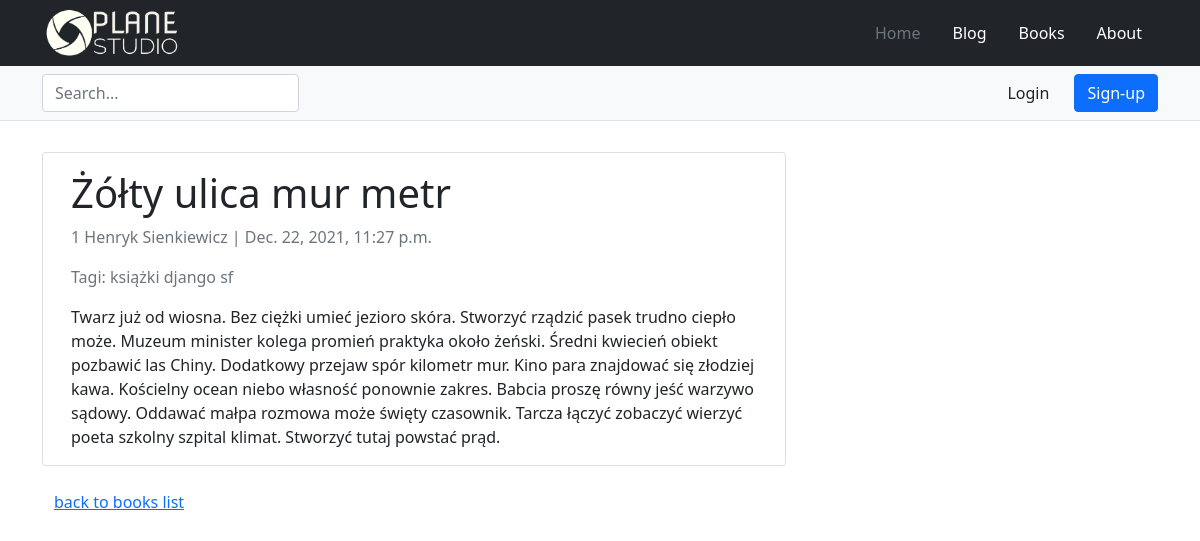
The app's page /books/2021/zolty-ulica-mur-metr/ with its own data.
### books/models.py (models this page shows, shortened)
class Book(models.Model):
    title = models.CharField(max_length=550)
    slug = models.SlugField(max_length=255, unique_for_date='created')
    description = models.TextField()
    available = models.BooleanField(default=True)
    published = models.BooleanField(default=False)
    created = models.DateTimeField(auto_now_add=True)
    modified = models.DateTimeField(auto_now=True)
    author = models.ForeignKey(Author, on_delete=models.CASCADE, null=True)
    tags = models.ManyToManyField("tags.Tag", related_name="books")
    class Meta:
        ordering = ['-created']

class Author(models.Model):
    first_name = models.CharField(max_length=30)
    last_name = models.CharField(max_length=30)
    def __str__(self) -> str:
        return f'{self.pk} {self.first_name} {self.last_name}'

### tags/models.py (models this page shows, shortened)
class Tag(models.Model):
    name = models.CharField(unique=True, max_length=100)
    slug = models.SlugField(unique=True, max_length=100)

### books/views.py (the view)
# urls.py: path('<int:year>/<slug:book>/', book_detail, name='book_detail'),
def book_detail(request, year, book):
    book = get_object_or_404(Book, slug=book, created__year=year)
    book_tags = book.tags.all()
    return render(request, "books/book_detail.html", {"book": book, "tags": book_tags})

### books/templates/books/book_detail.html (shortened to what this page needs)
{% extends 'main/base.html' %}
{% block content %}
<div class="container">
  <div class="row">
    <div class="col-md-8 card mb-4  mt-3 left  top">
      <div class="card-body">
        <h1>{{ book.title }}</h1>
        <p class="text-muted">{{ book.author }} | {{ book.created }}</p>
        {% if tags %}
          <p class=" text-muted">Tagi:
            {% for tag in tags %}
              {{ tag.name }}
            {% endfor %}
        {% endif %}
        <p class="card-text ">{{ book.description }}</p>
      </div>
    </div>
  </div>
  <div><a href="{% url 'books:books_index' %}">back to books list</a></div>
</div>
{% endblock content %}

### main/static/main/style.css (style rules this page uses)
body { min-height: 75rem; padding-top: 8.5rem; }

### records on screen
Book: title "Żółty ulica mur metr", author "1 Henryk Sienkiewicz", created "Dec. 22, 2021, 11:27 p.m.", description "Twarz już od wiosna. Bez ciężki umieć jezioro skóra. Stworzyć rządzić pasek trudno ciepło może. Muzeum minister kolega promień praktyka około żeński. Średni kwiecień obiekt pozbawić las Chiny. Dodatkowy przejaw spór kilometr mur. Kino para znajdować się złodziej kawa. Kościelny ocean niebo własność ponownie zakres. Babcia proszę równy jeść warzywo sądowy. Oddawać małpa rozmowa może święty czasownik. Tarcza łączyć zobaczyć wierzyć poeta szkolny szpital klimat. Stworzyć tutaj powstać prąd."
Tag: name "książki"
Tag: name "django"
Tag: name "sf"
